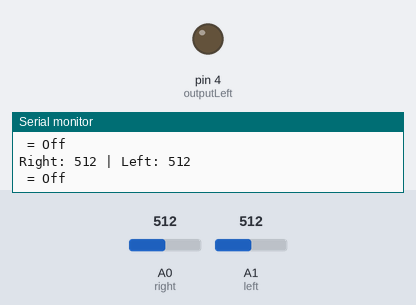
Recording of a sketch running on a simulated Arduino Uno, built with avr-gcc and run on an emulated ATmega328P. Parts: output pins drawn as LEDs (lit = HIGH), the last lines printed to the serial monitor. Inputs (shaded band) come from the test bench; at power-on: A0 (right) = 512, A1 (left) = 512.

Above: at 1.8 s.
1.9 s: A0 (right) set to 603
3.4 s: A0 (right) set to 623
At 4.3 s:
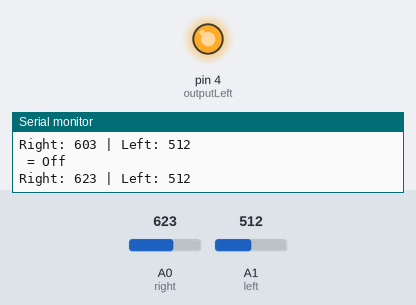
5.5 s: A0 (right) set to 511
At 7.0 s:
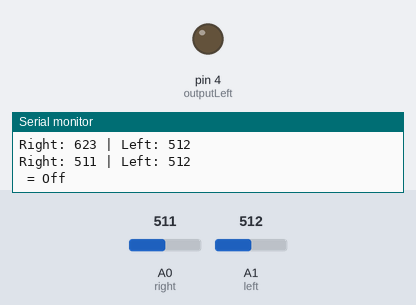
7.5 s: A0 (right) set to 716
At 8.6 s:
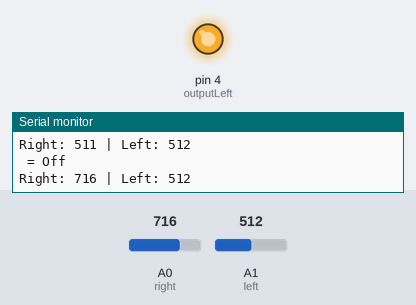
Timing chart, 0 to 10.5 s (numbered marks = the images above; inputs shaded):
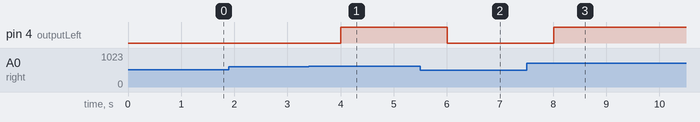

The sketch:

main.ino
```cpp
// Variáveis dos sensores LDR;
//Conecte o sensor LDR que vai ficar para direita na porta Analógica A0 e o LDR para a esquerda na porta analógica A1;
int right = A0;
int left = A1;
//Variáveis para armazenamento dos valores dos LDR's instanciadas em 0 para limpar qualquer tipo de cache;
int valueRight = 0;
int valueLeft = 0;
//Variável para armazenamento do total da subtração dos valores do sensores LDR instanciada em 0 para limpar o cache;
int total = 0;
//Variáveis para portas de saída;
//Conecte a saída para ativar a direita na porta 3 e a saída para a esquerda na porta 4;
int outputRight = 3;
int outputLeft = 4;

void setup() {
  //Ativação das portas de saída;
  pinMode(outputRight, OUTPUT);
  pinMode(outputLeft, OUTPUT);

  //Entradas das portas dos LDR's
  pinMode(right, INPUT);
  pinMode(left, INPUT);
  Serial.begin(9600);
}

void loop() {
  //Mantendo inativa as portas de saída;
  digitalWrite(outputRight, LOW);
  digitalWrite(outputLeft, LOW);

  //Captura dos dados das portas analógicas onde estão conectadas os LDR's;
  valueRight = analogRead(right);
  valueLeft = analogRead(left);

  //Subtração para o valor de controle;
  total = valueRight - valueLeft;

  //Condição para o caso do LDR da direita receber mais luz, ativar a porta da esquerda;
  if (total > 100) {
    Serial.print ("Right: ");
    Serial.print (valueRight);
    Serial.print (" | Left: ");
    Serial.println(valueLeft);
    digitalWrite(outputLeft, HIGH);
  }

  //Condição para o caso do LDR da esquerda receber mais luz, ativar a porta da direita;
  if (total < -100) {
    Serial.print ("Right: ");
    Serial.print (valueRight);
    Serial.print (" | Left: ");
    Serial.println(valueLeft);
    digitalWrite(outputRight, HIGH);
  }

  //Condição para o caso do LDR da direita e da esquerda estiverem com a mesma faixa de luz;
  if (total < 100 && total > -100) {
    digitalWrite(outputRight, LOW);
    digitalWrite(outputLeft, LOW);
    Serial.print ("Right: ");
    Serial.print (valueRight);
    Serial.print (" | Left: ");
    Serial.println(valueLeft);
    Serial.println (" = Off");
  }

  //Repetição a cada 1 segundo (1000 milisegundos);
  delay(1000);
}
```

Measured:
- the behaviour switches between 612 and 613 on A0 (right) (found by bisection; images 0 and 1)
- after the input at 3.4 s, pin 4 (outputLeft): LOW → HIGH after 0.60 s
- after the input at 5.5 s, pin 4 (outputLeft): HIGH → LOW after 0.50 s
- after the input at 7.5 s, pin 4 (outputLeft): LOW → HIGH after 0.51 s
